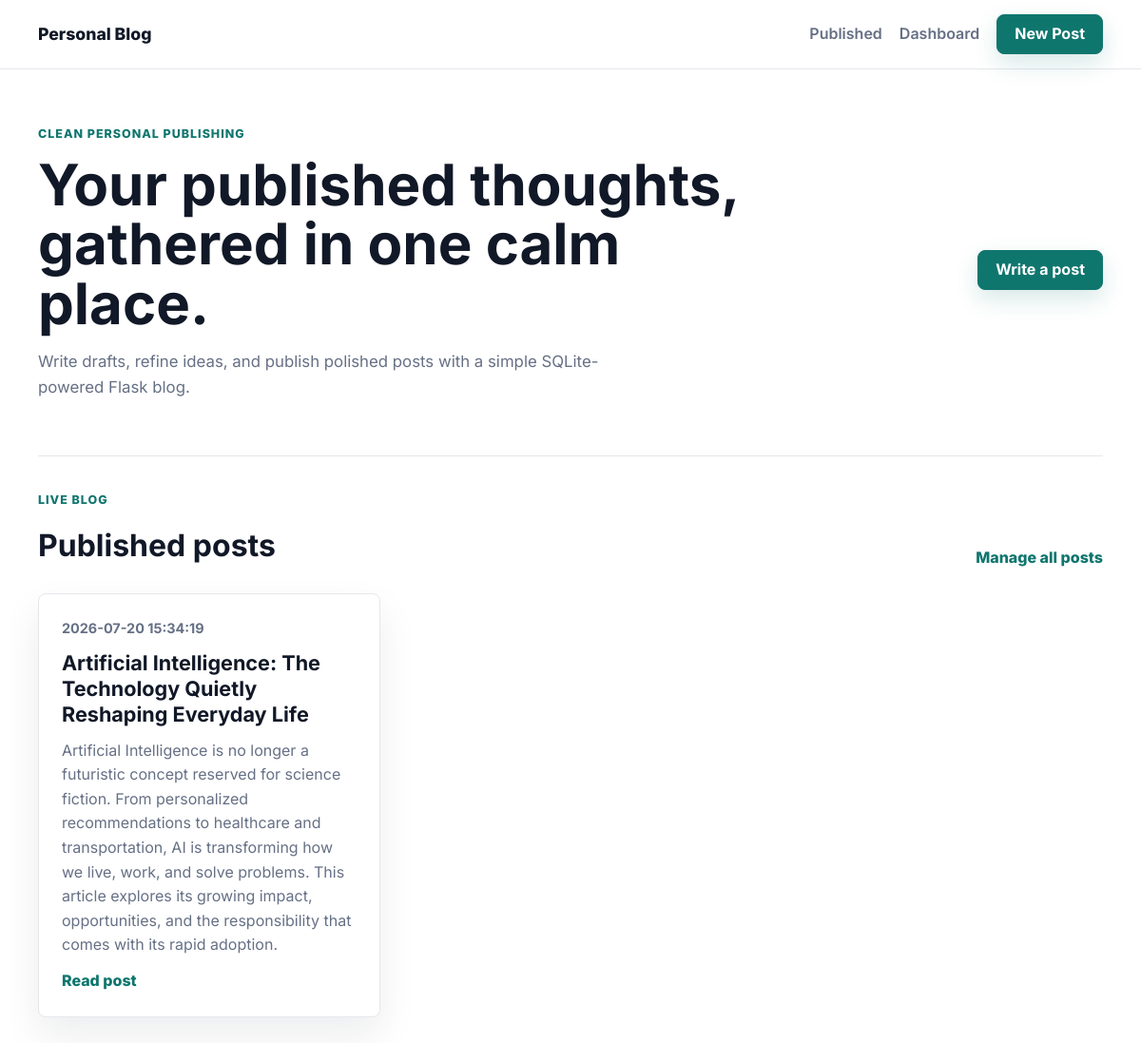
The page / on the database its author committed.
### tables this page shows
CREATE TABLE posts (
                id INTEGER PRIMARY KEY AUTOINCREMENT,
                title TEXT NOT NULL,
                summary TEXT NOT NULL,
                content TEXT NOT NULL,
                is_published INTEGER NOT NULL DEFAULT 0,
                created_at TEXT NOT NULL,
                updated_at TEXT NOT NULL,
                published_at TEXT
            );

### Blog Site/app.py (the view)
@app.route("/")
def index():
    with get_db_connection() as connection:
        posts = connection.execute(
            """
            SELECT * FROM posts
            WHERE is_published = 1
            ORDER BY COALESCE(published_at, created_at) DESC
            """
        ).fetchall()
    return render_template("index.html", posts=posts)

### Blog Site/app.py (called while the page is built)
def get_db_connection():
    connection = sqlite3.connect(DATABASE)
    connection.row_factory = sqlite3.Row
    return connection

def init_db():
    with get_db_connection() as connection:
        connection.execute(
            """
            CREATE TABLE IF NOT EXISTS posts (
                id INTEGER PRIMARY KEY AUTOINCREMENT,
                title TEXT NOT NULL,
                summary TEXT NOT NULL,
                content TEXT NOT NULL,
                is_published INTEGER NOT NULL DEFAULT 0,
                created_at TEXT NOT NULL,
                updated_at TEXT NOT NULL,
                published_at TEXT
            )
            """
        )

@app.before_request
def prepare_database():
    init_db()

### Blog Site/templates/index.html (shortened to what this page needs)
{% extends "base.html" %}
{% block content %}
<section class="hero">
    <div>
        <p class="eyebrow">Clean personal publishing</p>
        <h1>Your published thoughts, gathered in one calm place.</h1>
        <p class="hero-copy">Write drafts, refine ideas, and publish polished posts with a simple SQLite-powered Flask blog.</p>
    </div>
    <a class="primary-action" href="{{ url_for('create_post') }}">Write a post</a>
</section>
<section class="content-section">
    <div class="section-heading">
        <div>
            <p class="eyebrow">Live blog</p>
            <h2>Published posts</h2>
        </div>
        <a class="text-link" href="{{ url_for('dashboard') }}">Manage all posts</a>
    </div>
    {% if posts %}
        <div class="post-grid">
            {% for post in posts %}
                <article class="post-card">
                    <p class="post-date">{{ post["published_at"] or post["created_at"] }}</p>
                    <h3><a href="{{ url_for('post_detail', post_id=post['id']) }}">{{ post["title"] }}</a></h3>
                    <p>{{ post["summary"] }}</p>
                    <a class="read-more" href="{{ url_for('post_detail', post_id=post['id']) }}">Read post</a>
                </article>
            {% endfor %}
        </div>
    {% else %}
        <div class="empty-state">
            <h3>No published posts yet</h3>
            <p>Create your first post and publish it when it is ready.</p>
            <a class="primary-action" href="{{ url_for('create_post') }}">Create first post</a>
        </div>
    {% endif %}
</section>
{% endblock %}

### Blog Site/static/css/styles.css (style rules this page uses)
:root { --bg: #ffffff; --ink: #111827; --muted: #667085; --line: #e5e7eb; --soft: #f8fafc; --accent: #0f766e; --accent-dark: #0b5f59; --warning: #b45309; --success-bg: #ecfdf5; --success-text: #047857; --draft-bg: #fff7ed; --draft-text: #c2410c; --shadow: 0 18px 40px rgba(15, 23, 42, 0.08); }
* { box-sizing: border-box; }
body { margin: 0; background: var(--bg); color: var(--ink); font-family: "Inter", Arial, sans-serif; line-height: 1.6; }
a { color: inherit; text-decoration: none; }
.nav-button, .primary-action, .secondary-action, .plain-action { display: inline-flex; align-items: center; justify-content: center; min-height: 42px; border-radius: 8px; font-weight: 700; transition: 0.2s ease; }
.nav-button, .primary-action { border: 1px solid var(--accent); background: var(--accent); color: #ffffff; padding: 0 18px; box-shadow: 0 10px 24px rgba(15, 118, 110, 0.16); }
.hero, .page-top, .content-section, .article-view, .flash-wrap { width: min(1120px, calc(100% - 32px)); margin: 0 auto; }
.hero { min-height: 360px; display: flex; align-items: center; justify-content: space-between; gap: 40px; padding: 58px 0 42px; border-bottom: 1px solid var(--line); }
.hero h1, .page-top h1, .article-view h1 { margin: 0; max-width: 780px; font-size: clamp(2.1rem, 5vw, 4.4rem); line-height: 1.04; letter-spacing: 0; }
.hero-copy, .page-top p, .empty-state p, .article-summary { max-width: 650px; color: var(--muted); font-size: 1.05rem; }
.eyebrow { margin: 0 0 12px; color: var(--accent); font-size: 0.78rem; font-weight: 800; letter-spacing: 0.08em; text-transform: uppercase; }
.content-section { padding: 36px 0 68px; }
.section-heading { display: flex; align-items: flex-end; justify-content: space-between; gap: 24px; margin-bottom: 24px; }
.section-heading h2 { margin: 0; font-size: 2rem; }
.text-link, .read-more { color: var(--accent); font-weight: 800; }
.post-grid { display: grid; grid-template-columns: repeat(3, minmax(0, 1fr)); gap: 20px; }
.post-card, .empty-state, .table-shell, .editor-form { border: 1px solid var(--line); border-radius: 8px; background: #ffffff; box-shadow: var(--shadow); }
.post-card { min-height: 260px; padding: 24px; display: flex; flex-direction: column; gap: 12px; }
.post-card h3 { margin: 0; font-size: 1.35rem; line-height: 1.25; }
.post-card p { margin: 0; color: var(--muted); }
.post-card .read-more { margin-top: auto; }
.post-date { margin: 0 0 12px; color: var(--muted); font-size: 0.9rem; font-weight: 700; }

### rows shown on the page
posts: published_at "2026-07-20 15:34:19", title "Artificial Intelligence: The Technology Quietly Reshaping Everyday Life", summary "Artificial Intelligence is no longer a futuristic concept reserved for science fiction. From personalized recommendations to healthcare and transportation, AI is transforming how we live, work, and solve problems. This article explores its growing impact, opportunities, and the responsibility that comes with its rapid adoption."
